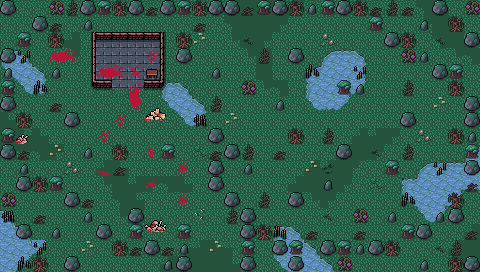

This is a level from a 2D game, rendered from its Tiled map with the project's own tilesets. A one-line summary and the map file follow, with tile-layer data summarised:
An orthogonal 30x17 tile map with 16x16 px tiles, 3 tile layers (Background, Ground, Clutter), 6 tilesets and 12 objects.

<map version="1.10" tiledversion="1.11.2" orientation="orthogonal" renderorder="right-down" width="30" height="17" tilewidth="16" tileheight="16" infinite="0" nextlayerid="7" nextobjectid="102">
 <editorsettings>
  <export target="wastetown..tmx" format="tmx" />
 </editorsettings>
 <tileset firstgid="1" source="../../../../common/maps/tileset/main.tsx" />
 <tileset firstgid="10113" source="../../../../common/maps/tileset/buildings.tsx" />
 <tileset firstgid="11905" source="../../../../common/maps/tileset/dungeon.tsx" />
 <tileset firstgid="16385" source="../../../../common/maps/tileset/dungeon-nocollide.tsx" />
 <tileset firstgid="20865" source="../../../../common/maps/tileset/FarmFood.tsx" />
 <tileset firstgid="24961" source="../../../../common/maps/tileset/dungeon/dungeon_bis.tsx" />
 <layer id="1" name="Background" width="30" height="17">
  <data>[510 cells, 510 non-empty, 1 distinct tile ids]</data>
 </layer>
 <layer id="2" name="Ground" width="30" height="17">
  <data>[510 cells, 154 non-empty, 29 distinct tile ids]</data>
 </layer>
 <layer id="3" name="Clutter" width="30" height="17">
  <properties>
   <property name="spriteLayer" type="bool" value="true" />
  </properties>
  <data>[510 cells, 216 non-empty, 42 distinct tile ids]</data>
 </layer>
 <objectgroup id="4" name="Objects">
  <object id="38" template="../../../../common/maps/obj/entry_up.tx" x="193.616" y="270.961" width="48" height="16">
   <properties>
    <property name="teleport" value="" />
   </properties>
  </object>
  <object id="52" template="../../../../common/maps/obj/gold.tx" x="98.5129" y="55.8932" />
  <object id="55" template="../../../../common/maps/obj/enemy.tx" x="118.937" y="81.2363">
   <properties>
    <property name="effect" value="{&quot;startBattleWithCard&quot;: [&quot;Murderer's Axe|SOI&quot;, &quot;Lake of the Dead|ALL&quot;, &quot;Homicidal Seclusion&quot;, &quot;Season of the Witch|DRK&quot;]}" />
    <property name="enemy" value="Istvan" />
    <property name="speedModifier" type="float" value="50" />
    <property name="threatRange" type="int" value="10" />
   </properties>
  </object>
  <object id="87" template="../../../../common/maps/obj/collision.tx" x="0.333333" y="-17.3333" width="481" height="16" />
  <object id="88" template="../../../../common/maps/obj/collision.tx" x="-0.166667" y="272.333" width="481" height="16" />
  <object id="89" template="../../../../common/maps/obj/collision.tx" x="-16" y="-15.4007" width="16" height="305.468" />
  <object id="90" template="../../../../common/maps/obj/collision.tx" x="480" y="-10.4007" width="16" height="305.468" />
  <object id="92" template="../../../../common/maps/obj/gold.tx" x="142" y="56.5" />
  <object id="93" template="../../../../common/maps/obj/dialog.tx" x="178" y="223.25" width="63.5" height="15.5" visible="1">
   <properties>
    <property name="dialog">[
{
   "text": "A lonely hut is visible through the swampy haze ahead. An ominous sense of dread falls over you, made worse by the faint scent of blood over the general decay of the swamp and the sight of bones sticking up from the muck.",
   "options": [{
      "name": "(Continue)", "action": [{"deleteMapObject":-1}]}]
}
]</property>
   </properties>
  </object>
  <object id="94" template="../../../../common/maps/obj/dialog.tx" x="96.5" y="103.25" width="59.5" height="15.5" visible="1">
   <properties>
    <property name="dialog">[
{
   "text": "LEAVE YER UNCLE ISTVAN ALONE!!! I'LL KILL YA FOR BOTHERIN' ME!!!",
   "options": [{
      "name": "(Continue)", "action": [{"deleteMapObject":-1}]}]
}
]</property>
   </properties>
  </object>
  <object id="100" template="../../../../common/maps/obj/scroll.tx" x="28.5" y="110.5">
   <properties>
    <property name="reward" value="[ { &quot;type&quot;: &quot;card&quot;, &quot;cardName&quot;: &quot;Lake of the Dead&quot;, &quot;editions&quot;: [ &quot;ALL&quot; ], &quot;count&quot;: 1 } ]" />
   </properties>
  </object>
  <object id="101" template="../../obj/treasure.tx" x="119.667" y="56.6667">
   <properties>
    <property name="reward">[
{
  "type": "card",
  "count": 1,
  "cardName": "Witch Hunter",
  "editions": [ "DRK" ]
},
{
  "type": "card",
  "count": 1,
  "cardName": "Preacher",
  "editions": [ "DRK" ]
},
{
  "type": "card",
  "count": 1,
  "cardName": "Dance of Many",
  "editions": [ "DRK" ]
},
{
  "type": "card",
  "count": 1,
  "cardName": "Ashes to Ashes",
  "editions": [ "DRK" ]
},
{
  "type": "card",
  "count": 1,
  "cardName": "Season of the Witch",
  "editions": [ "DRK" ]
},
{
  "type": "card",
  "count": 1,
  "cardName": "Uncle Istvan",
  "editions": [ "DRK" ]
},
{
  "type": "card",
  "count": 1,
  "cardName": "Ball Lightning",
  "editions": [ "DRK" ]
},
{
  "type": "card",
  "count": 1,
  "cardName": "Elves of Deep Shadow",
  "editions": [ "DRK" ]
},
{
  "type": "card",
  "count": 1,
  "cardName": "Sorrow's Path",
  "editions": [ "DRK" ]
},
{
  "type": "card",
  "count": 1,
  "cardName": "City of Shadows",
  "editions": [ "DRK" ]
}
]</property>
    <property name="spawn.Hard" type="bool" value="true" />
   </properties>
  </object>
 </objectgroup>
</map>
